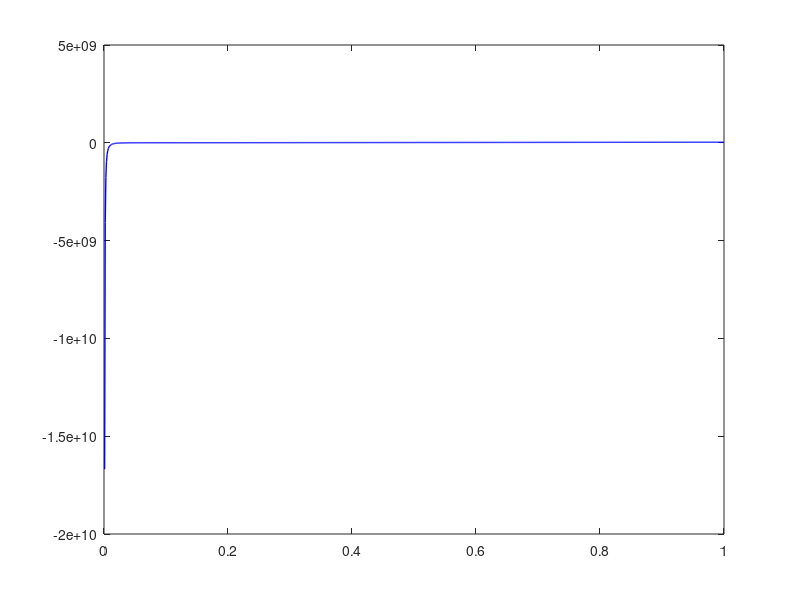

The MATLAB source for this figure: (Note: this script raises an error after producing the figure.)
addpath(pwd)
addpath("../utils/")
p = 3e7;
a = 0.401;
b = 42.7e-6;
N = 1000
T = 300;
k = 1.38064852e-23;

f = @(x) ((p + a.*((N ./ x).^2)) .* (x - N*b)) - (k * N * T);
f2 = @(x) p .* x + a .* (N^2./x)- (a*b) .*(N^3 ./ x.^2) - p*N*b - k*N*T;
df = @(x) (-2*a.*(N./ (x.^2)) .* (x - N * b))+p+(a.*(N ./x ).^2);
x = linspace(0, 1, N);
y = f(x);
dy = df(x);
plot(x, y, "r","lineWidth", 1, "color", "b")
[xn, hn] = newton(f, df, 0.1, 1000, 1e-12);
line("xdata", [xn, xn], "ydata", [-5e9, 1], "lineWidth", 1, "color", "r")
line("xdata", [0, 5], "ydata", [0, 0], "lineWidth", 1)
disp(["Newton: ", num2str(xn), " it: ", num2str(length(hn))])
xlim([0.005, 0.2])
ylim([-5e7 5e7])
pause;